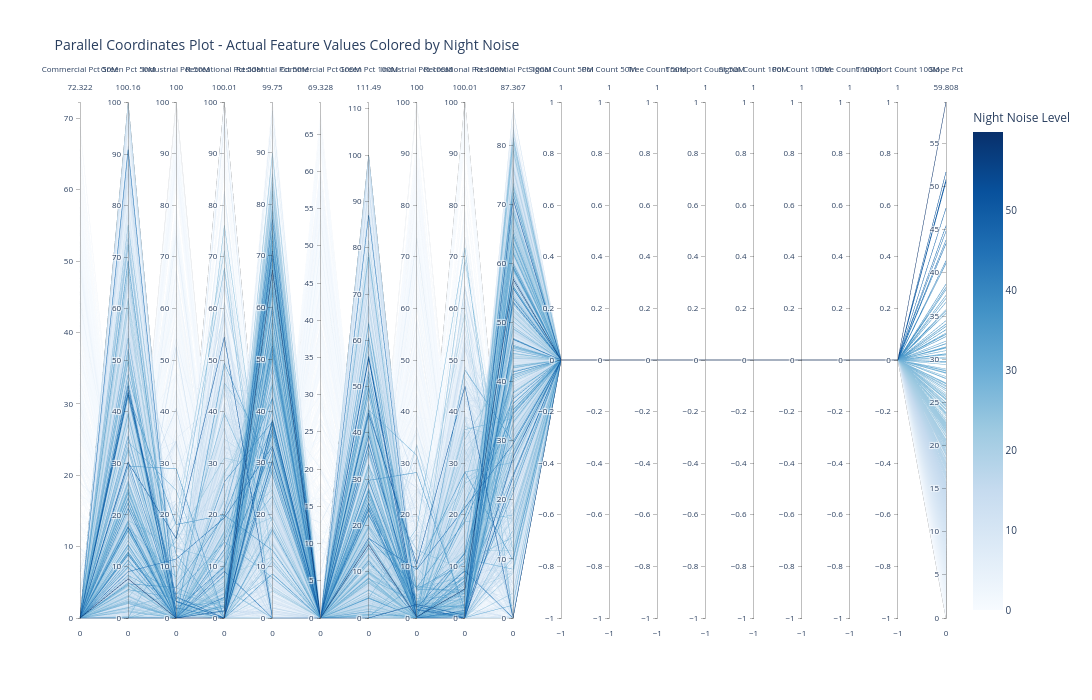

The notebook cell this image was saved under:
### Markdown cell above
## Parallel Coordinates - Night Noise

### Code cell
# Create parallel coordinates plot for night noise
fig_night = px.parallel_coordinates(
    dataset,
    dimensions=[col for col in numeric_cols],
    color='noise_night' if 'noise_night' in numeric_cols else numeric_cols[-1],
    color_continuous_scale='Blues',
    labels={col: col.replace('_', ' ').title() for col in numeric_cols},
    title='Parallel Coordinates Plot - Actual Feature Values Colored by Night Noise',
    height=700,
    width=1400
)

fig_night.update_layout(
    font=dict(size=10),
    coloraxis_colorbar=dict(title="Night Noise Level")
)

fig_night.show()

### Figure 1 — Plotly figure (JSON) as saved in the notebook; plotly's stock layout.template omitted (floating-point values rounded to 4 significant figures; data arrays with more than 128 entries replaced by an {"elided": "..."} marker saying what was removed)
{"data": [{"dimensions": [{"label": "Commercial Pct 50M", "values": {"elided": "15115 float values"}}, {"label": "Green Pct 50M", "values": {"elided": "15115 float values"}}, {"label": "Industrial Pct 50M", "values": {"elided": "15115 float values"}}, {"label": "Recreational Pct 50M", "values": {"elided": "15115 float values"}}, {"label": "Residential Pct 50M", "values": {"elided": "15115 float values"}}, {"label": "Commercial Pct 100M", "values": {"elided": "15115 float values"}}, {"label": "Green Pct 100M", "values": {"elided": "15115 float values"}}, {"label": "Industrial Pct 100M", "values": {"elided": "15115 float values"}}, {"label": "Recreational Pct 100M", "values": {"elided": "15115 float values"}}, {"label": "Residential Pct 100M", "values": {"elided": "15115 float values"}}, {"label": "Signal Count 50M", "values": {"elided": "15115 float values"}}, {"label": "Poi Count 50M", "values": {"elided": "15115 float values"}}, {"label": "Tree Count 50M", "values": {"elided": "15115 float values"}}, {"label": "Transport Count 50M", "values": {"elided": "15115 float values"}}, {"label": "Signal Count 100M", "values": {"elided": "15115 float values"}}, {"label": "Poi Count 100M", "values": {"elided": "15115 float values"}}, {"label": "Tree Count 100M", "values": {"elided": "15115 float values"}}, {"label": "Transport Count 100M", "values": {"elided": "15115 float values"}}, {"label": "Slope Pct", "values": {"elided": "15115 float values"}}], "domain": {"x": [0, 1], "y": [0, 1]}, "line": {"color": {"elided": "15115 float values"}, "coloraxis": "coloraxis"}, "name": "", "type": "parcoords"}], "layout": {"coloraxis": {"colorbar": {"title": {"text": "Night Noise Level"}}, "colorscale": [[0, "rgb(247,251,255)"], [0.125, "rgb(222,235,247)"], [0.25, "rgb(198,219,239)"], [0.375, "rgb(158,202,225)"], [0.5, "rgb(107,174,214)"], [0.625, "rgb(66,146,198)"], [0.75, "rgb(33,113,181)"], [0.875, "rgb(8,81,156)"], [1, "rgb(8,48,107)"]]}, "font": {"size": 10}, "height": 700, "legend": {"tracegroupgap": 0}, "title": {"text": "Parallel Coordinates Plot - Actual Feature Values Colored by Night Noise"}, "width": 1400}}
